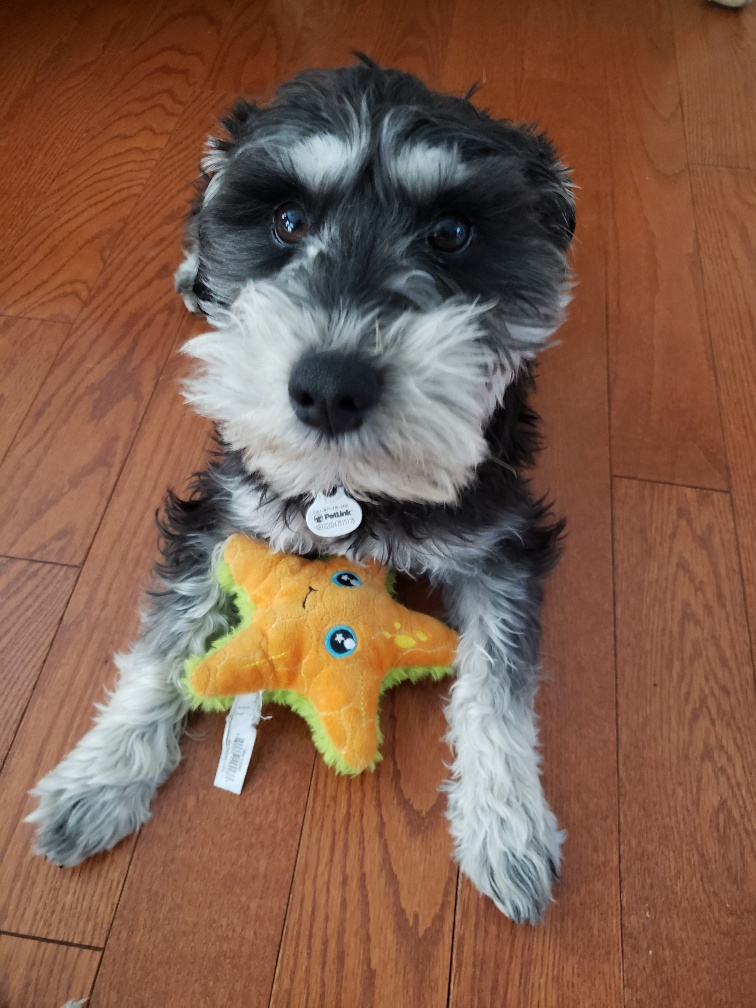
#> input picture Data/Animal_Data/Finn.jpg, 756 x 1008 px, found by its file name; its folder holds only this picture in this run
$ jupyter execute --allow-errors HuMoments.ipynb
#> lines starting #> are read from the running program, lines starting #| are printed output that depends on the picture; after the words box and inside, x2 and y2 are one past the last pixel; in counts of white or black regions, pixels touching at a corner belong together
[cell 1]
# This program is for the book "Digital Image Processing" by Dr. Mahmood Azimi-Sadjadi.
# Copyright Copyright (c) 2026 Yifan Yang and Dr. Mahmood Azimi-Sadjadi.
# Contact: mahmood.azimi-sadjadi@colostate.edu

[cell 2]
import numpy as np
import matplotlib.pyplot as plt
import scipy
import cv2
import os
from itertools import product
import pandas as pd

[cell 3]
# give colab access to google drive
from google.colab import drive
drive.mount('/content/drive')

work_path = '/content/drive/MyDrive/DigitalImageProcessing/'

[cell 4]
ImageNames = os.listdir(work_path + "Data/Animal_Data/")
BaseImages = {}
for file in ImageNames:
    # Read image using plt.imread (often returns float32, RGB if color)
    img_float = plt.imread(f"{work_path}Data/Animal_Data/{file}")
#> img_float is the input picture: shape (1008, 756, 3); mean R, G, B 128.8, 94.2, 76

    # Convert to uint8 (expected by OpenCV functions)
    img_uint8 = (img_float * 255).astype(np.uint8)

    # Check if image is 3-channel (color) and convert to grayscale if needed
    if img_uint8.ndim == 3:
        # plt.imread loads as RGB, so convert from RGB to GRAY
        gray_img = cv2.cvtColor(img_uint8, cv2.COLOR_RGB2GRAY)
    else:
        # Already a grayscale image (2D)
        gray_img = img_uint8

    BaseImages[os.path.splitext(file)[0]] = gray_img

BaseHuMoments = {name: cv2.HuMoments(cv2.moments(img)) for name, img in BaseImages.items()}
#> BaseHuMoments = {'Finn': [0.00117, 1.29e-07, 6.83e-12, 1.19e-11, 7.66e-23, 2.76e-15, -7.5e-23]}

[cell 5]
HuVar = np.var(list(BaseHuMoments.values()), axis=0)
#> HuVar = [0, 0, 0, 0, 0, 0, 0]
HuMean = np.mean(list(BaseHuMoments.values()), axis=0)
#> HuMean = [0.00117, 1.29e-07, 6.83e-12, 1.19e-11, 7.66e-23, 2.76e-15, -7.5e-23]
for name, moments in BaseHuMoments.items():
    plt.plot(np.arange(len(moments))+1, (moments - HuMean) / np.sqrt(HuVar), label=name)
#> this loop made 1 pass
#> name on pass 1: 'Finn'
plt.xlabel("Moment #")
plt.grid()
plt.legend()
plt.show()

[cell 6]
plt.figure(figsize=(6,3))
for name, moments in BaseHuMoments.items():
    plt.semilogy(np.arange(len(moments))+1, np.abs(moments), label=name)
plt.xlabel("Moment #")
plt.ylabel("Magnitude")
plt.grid()
plt.legend()
plt.show()

[cell 7]
plt.figure(figsize=(6,3))
for name, moments in BaseHuMoments.items():
    plt.plot(np.arange(len(moments))+1, -np.sign(moments) * np.log(np.abs(moments)), label=name)
plt.xlabel("Moment #")
plt.ylabel("Log-magnitude")
plt.legend(ncol=2)
plt.grid()
plt.show()

# Rotation

[cell 8]
# Rotate 20 degrees
Rot20Images = {}
for name, img in BaseImages.items():
    # Get image dimensions
    (h, w) = img.shape[:2]
    # Calculate the center of the image
    center = (w // 2, h // 2)

    # Define the rotation matrix
    angle = 20
    M = cv2.getRotationMatrix2D(center, angle, 1.0)

    # Perform the rotation
    rotated_img = cv2.warpAffine(img, M, (w, h))

    # Ensure the image is binary (0 or 1) after rotation for consistency with original intent
    # Apply a threshold to make it binary again, as rotation can introduce intermediate values
    _, binary_rotated_img = cv2.threshold(rotated_img, 127, 255, cv2.THRESH_BINARY)
    Rot20Images[name] = binary_rotated_img
#> this loop made 1 pass
#> (name, h, w, center, angle, M) on pass 1: ('Finn', 1008, 756, (378, 504), 20, [[0.94, 0.342, -149.6], [-0.342, 0.94, 159.7]])
#> pass 1, `_, binary_rotated_img = cv2.threshold(rotated_img, 127, 255, cv2.THRES..`:
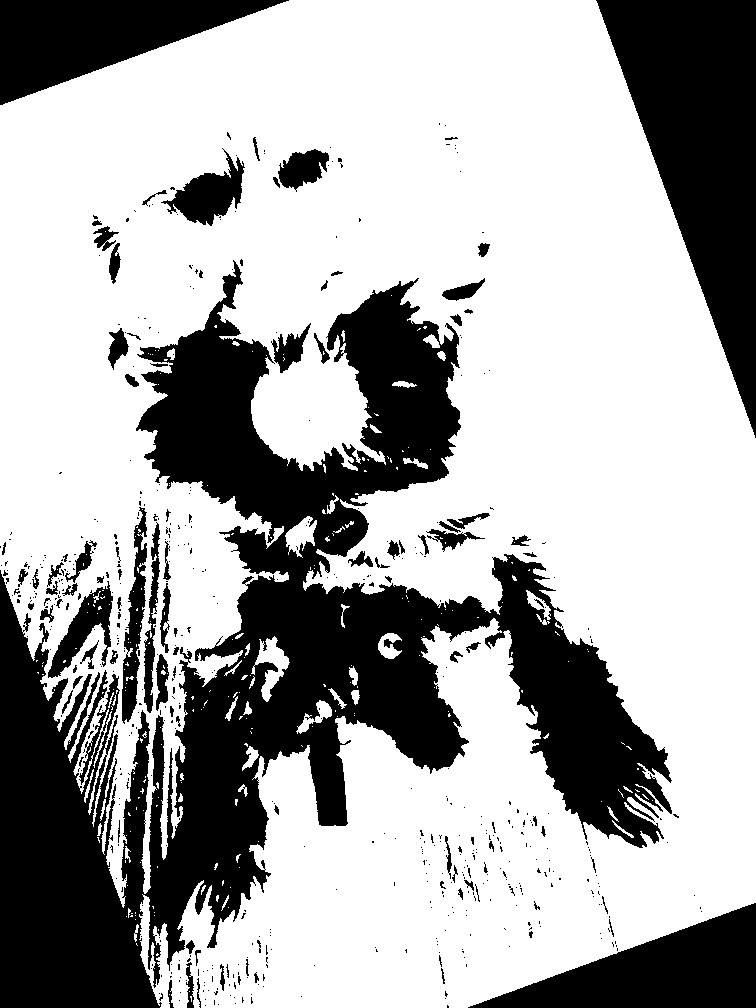
#> binary_rotated_img: shape (1008, 756); 66.8% white; 583 black regions (484 under 20 px), largest, box (x1, y1, x2, y2) and area: (0, 260, 672, 1008) 167606, (596, 0, 756, 438) 35052, (0, 0, 289, 105) 15293
#> after the loop, Rot20Images = 1 item

Rot20HuMoments = {name: cv2.HuMoments(cv2.moments(img)) for name, img in Rot20Images.items()}
#> Rot20HuMoments = {'Finn': [0.000956, 1.04e-07, 1.55e-11, 1.15e-11, 5.24e-23, 1.77e-15, -1.43e-22]}

[cell 9]
for name, moments in Rot20HuMoments.items():
    plt.plot(-np.sign(moments) * np.log(np.abs(moments)), label=name)
plt.grid()
plt.legend()
plt.show()

[cell 10]
def EuclideanDistances(x_moments, y_moments):
    distances = np.zeros((len(x_moments.keys()), len(y_moments.keys())))
    for (i, n1), (j, n2) in  product(enumerate(x_moments.keys()), enumerate(y_moments.keys())):
        x_mom = -np.sign(x_moments[n1]) * np.log(np.abs(x_moments[n1]))
        y_mom = -np.sign(y_moments[n2]) * np.log(np.abs(y_moments[n2]))
        distances[i,j] = np.sqrt(np.sum(((x_mom - y_mom))**2))
    return {"dist": distances, "x_labels": list(x_moments.keys()), "y_labels": list(y_moments.keys())}

#> (a cell that did not finish here is left out)

#> (a cell that did not finish here is left out)

#> (a cell that did not finish here is left out)

# Shift

[cell 14]
ShiftedImages = {}
for name, img in BaseImages.items():
    # Define the translation matrix
    tx = 10  # Shift by 10 pixels in x-direction
    ty = 5   # Shift by 5 pixels in y-direction
    M = np.float32([[1, 0, tx], [0, 1, ty]])

    # Get image dimensions
    (h, w) = img.shape[:2]

    # Perform the translation
    shifted_img = cv2.warpAffine(img, M, (w, h))

    # Ensure the image is binary after shifting for consistency
    _, binary_shifted_img = cv2.threshold(shifted_img, 127, 255, cv2.THRESH_BINARY)
    ShiftedImages[name] = binary_shifted_img
#> this loop made 1 pass
#> (name, tx, ty, M, h, w) on pass 1: ('Finn', 10, 5, [[1, 0, 10], [0, 1, 5]], 1008, 756)
#> after the loop, ShiftedImages = 1 item

ShiftedHuMoments = {name: cv2.HuMoments(cv2.moments(img)) for name, img in ShiftedImages.items()}
#> ShiftedHuMoments = {'Finn': [0.000957, 8.96e-08, 9.43e-12, 7.66e-12, 8.91e-24, 4.56e-16, -6.45e-23]}

[cell 15]
for name, moments in ShiftedHuMoments.items():
    plt.plot(-np.sign(moments) * np.log(np.abs(moments)), label=name)
plt.grid()
plt.legend()
plt.show()

#> (a cell that did not finish here is left out)

#Zoom-out

[cell 17]
ZoomOutImages = {}
for name, img in BaseImages.items():
    # Get image dimensions
    (h, w) = img.shape[:2]

    # Define zoom out factor (e.g., 0.8 means 80% of original size)
    zoom_factor = 0.8
    new_w, new_h = int(w * zoom_factor), int(h * zoom_factor)

    # Resize the image
    resized_img = cv2.resize(img, (new_w, new_h), interpolation=cv2.INTER_AREA)

    # Create a new blank canvas of original size
    zoomed_out_canvas = np.zeros((h, w), dtype=np.uint8)

    # Calculate position to center the resized image
    x_offset = (w - new_w) // 2
    y_offset = (h - new_h) // 2

    # Place the resized image onto the center of the canvas
    zoomed_out_canvas[y_offset:y_offset + new_h, x_offset:x_offset + new_w] = resized_img

    # Ensure the image is binary after zoom out for consistency
    _, binary_zoomed_img = cv2.threshold(zoomed_out_canvas, 127, 255, cv2.THRESH_BINARY)
    ZoomOutImages[name] = binary_zoomed_img
#> this loop made 1 pass
#> (name, h, w, zoom_factor, new_w, new_h, x_offset, y_offset) on pass 1: ('Finn', 1008, 756, 0.8, 604, 806, 76, 101)
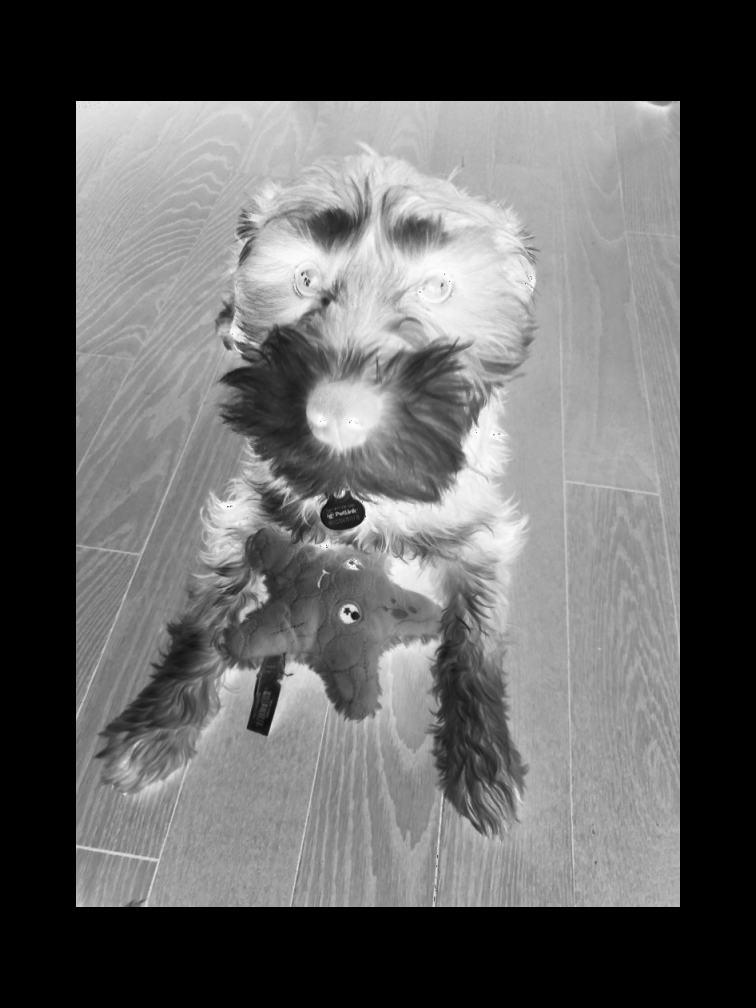
#> zoomed_out_canvas: shape (1008, 756); min 0, max 255, mean 98.1
#> after the loop, ZoomOutImages = 1 item

ZoomOutHuMoments = {name: cv2.HuMoments(cv2.moments(img)) for name, img in ZoomOutImages.items()}
#> ZoomOutHuMoments = {'Finn': [0.000948, 8.47e-08, 8.48e-12, 6.97e-12, 5.77e-25, 2.01e-16, -5.36e-23]}

[cell 18]
for name, moments in ZoomOutHuMoments.items():
    plt.plot(-np.sign(moments) * np.log(np.abs(moments)), label=name)
plt.grid()
plt.legend()
plt.show()

#> (a cell that did not finish here is left out)

# Gaussian Noise

[cell 20]
def add_gaussian_noise_and_binarize(image, mean=0, sigma=30, threshold_val=127):
    """
    Adds Gaussian noise to an image and then binarizes it.
    Args:
        image (np.ndarray): The input image (expected uint8, 0 or 255).
        mean (float): Mean of the Gaussian noise.
        sigma (float): Standard deviation of the Gaussian noise (controls noise level).
        threshold_val (int): Threshold value for binarization.
    Returns:
        np.ndarray: The binarized noisy image (uint8, 0 or 255).
    """
    # Convert image to float for noise addition
    image_float = image.astype(np.float32)

    # Generate Gaussian noise
    gaussian_noise = np.random.normal(mean, sigma, image.shape).astype(np.float32)

    # Add noise and clip values to be within [0, 255]
    noisy_image = image_float + gaussian_noise
    noisy_image = np.clip(noisy_image, 0, 255)

    # Binarize the noisy image using the threshold_val
    _, binary_noisy_image = cv2.threshold(noisy_image.astype(np.uint8), threshold_val, 255, cv2.THRESH_BINARY)
    return binary_noisy_image

[cell 21]
Noise5dBImages = {}
# Using a sigma value for 5dB noise (higher sigma means more noise)
sigma_5dB = 30 # This value can be tuned

for name, img in BaseImages.items():
    noisy_img = add_gaussian_noise_and_binarize(img, sigma=sigma_5dB)
    Noise5dBImages[name] = noisy_img
#> this loop made 1 pass
#> pass 1, in add_gaussian_noise_and_binarize, `noisy_image = image_float + gaussian_noise`:
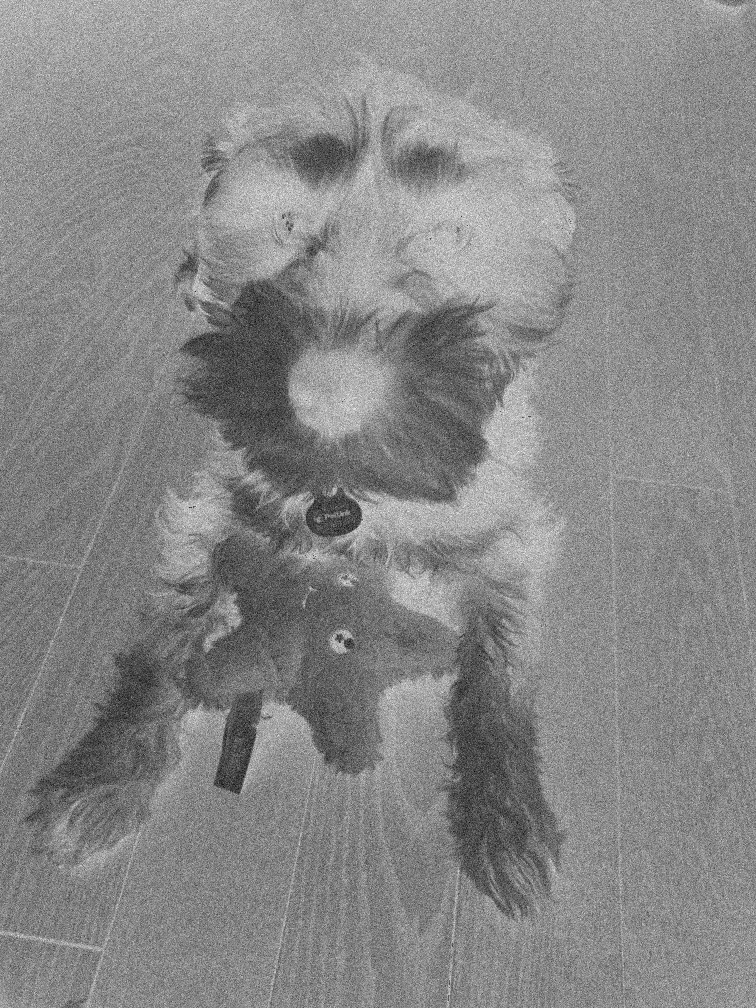
#> noisy_image: shape (1008, 756) float32; min -91.5, max 369.2, mean 153.6; drawn with min black and max white
#> after the loop, Noise5dBImages = 1 item

Noise5dBHuMoments = {name: cv2.HuMoments(cv2.moments(img)) for name, img in Noise5dBImages.items()}
#> Noise5dBHuMoments = {'Finn': [0.00103, 1.02e-07, 1.18e-11, 1.53e-11, 9.03e-23, 2.2e-15, -1.84e-22]}

[cell 22]
for name, moments in Noise5dBHuMoments.items():
    plt.plot(-np.sign(moments) * np.log(np.abs(moments)), label=name)
plt.grid()
plt.legend()
plt.show()

#> (a cell that did not finish here is left out)

[cell 24]
Noise10dBImages = {}
# Using a sigma value for 5dB noise (higher sigma means more noise)
sigma_10dB = 100

for name, img in BaseImages.items():
    noisy_img = add_gaussian_noise_and_binarize(img, sigma=sigma_10dB)
    Noise5dBImages[name] = noisy_img
#> this loop made 1 pass
#> pass 1, in add_gaussian_noise_and_binarize (call 2), `_, binary_noisy_image = cv2.threshold(noisy_image.astype(np.uint8), th..`:
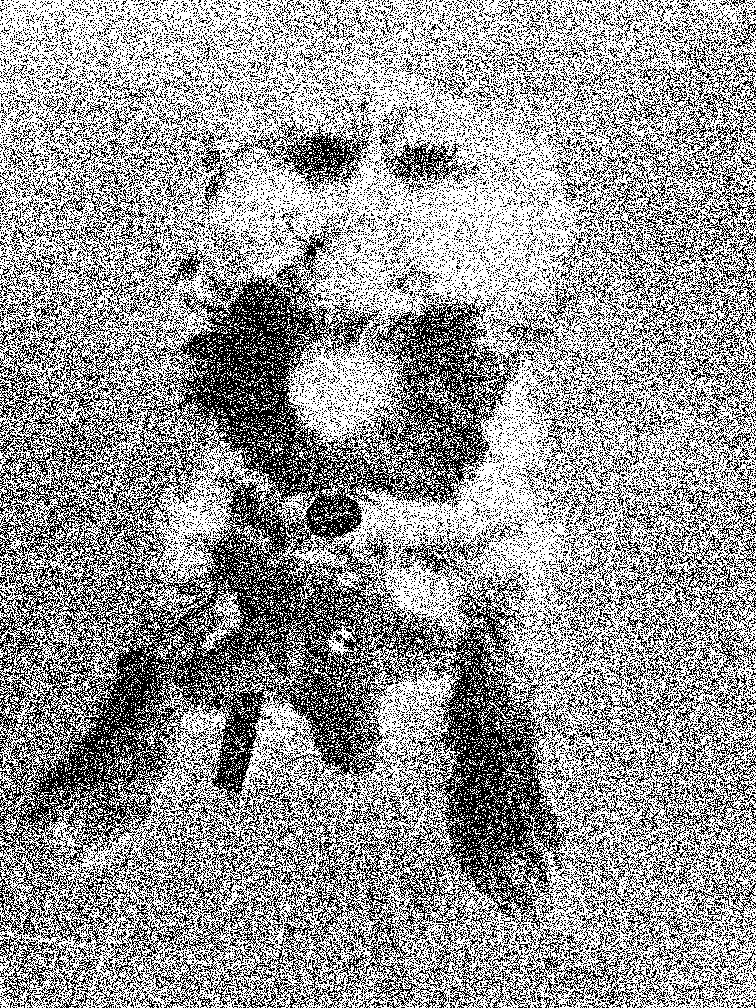
#> binary_noisy_image: shape (1008, 756); 59.5% white; black in thin lines or dots

Noise10dBHuMoments = {name: cv2.HuMoments(cv2.moments(img)) for name, img in Noise5dBImages.items()}
#> Noise10dBHuMoments = {'Finn': [0.00119, 1.31e-07, 6.06e-12, 1.03e-11, 5.59e-23, 2.35e-15, -5.99e-23]}

[cell 25]
for name, moments in Noise10dBHuMoments.items():
    plt.plot(-np.sign(moments) * np.log(np.abs(moments)), label=name)
plt.grid()
plt.legend()
plt.show()

#> (a cell that did not finish here is left out)

# Occlude

[cell 27]
OccludeImages = {}
for name, img in BaseImages.items():
    # Get image dimensions
    (h, w) = img.shape[:2]

    # Create a copy of the image to occlude
    occluded_img = img.copy()

    # Define the occlusion rectangle (e.g., a central square of 30% of image size)
    occlusion_width = int(w * 0.3)
    occlusion_height = int(h * 0.3)

    # Calculate top-left and bottom-right corners for the rectangle
    x_start = (w - occlusion_width) // 2
    y_start = (h - occlusion_height) // 2
    x_end = x_start + occlusion_width
    y_end = y_start + occlusion_height

    # Draw a black rectangle to occlude the central part of the image
    cv2.rectangle(occluded_img, (x_start, y_start), (x_end, y_end), 0, -1) # 0 for black, -1 for filled

    # Ensure the image is binary after occlusion for consistency
    _, binary_occluded_img = cv2.threshold(occluded_img, 127, 255, cv2.THRESH_BINARY)
    OccludeImages[name] = binary_occluded_img
#> this loop made 1 pass
#> (name, h, w, occlusion_width, occlusion_height, x_start, y_start, x_end) on pass 1: ('Finn', 1008, 756, 226, 302, 265, 353, 491)
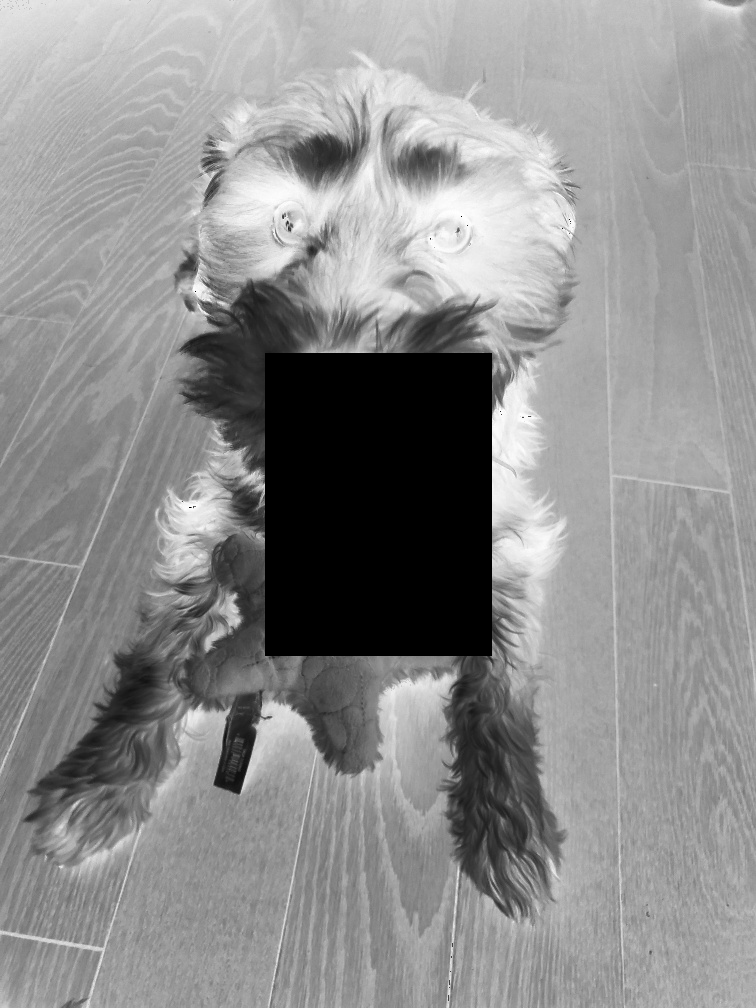
#> occluded_img: shape (1008, 756); min 0, max 255, mean 141.5
#> after the loop, OccludeImages = 1 item

OccludeHuMoments = {name: cv2.HuMoments(cv2.moments(img)) for name, img in OccludeImages.items()}
#> OccludeHuMoments = {'Finn': [0.00105, 1.03e-07, 1.17e-11, 1.03e-11, 5.94e-24, 4.35e-16, -1.13e-22]}

[cell 28]
for name, moments in OccludeHuMoments.items():
    plt.plot(-np.sign(moments) * np.log(np.abs(moments)), label=name)
plt.grid()
plt.legend()
plt.show()
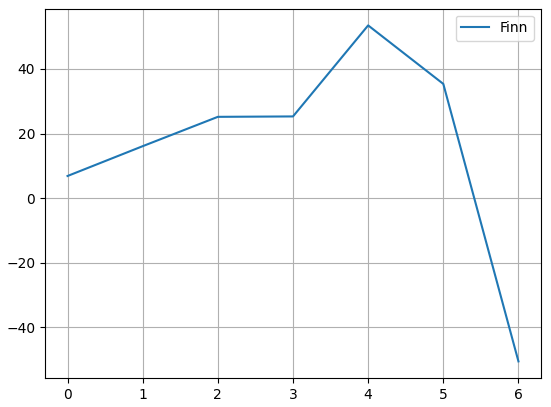
#> figure drawn by matplotlib, 1 panel

#> (a cell that did not finish here is left out)

#> in EuclideanDistances, `distances = np.zeros((len(x_moments.keys()), len(y_moments.keys())))`: distances = [0]
#> the loop in EuclideanDistances, `for (i, n1), (j, n2) in  product(enumerate(x_moments.keys()), enumerat..` made 1 pass
#> (n1, j, n2, x_mom, y_mom) on pass 1: ('Finn', 0, 'Finn', [6.86, 16.09, 25.17, 25.3, 53.48, 35.37, -50.54], [6.75, 15.86, 25.71, 25.16, 50.92, 33.52, -50.94])
#> after the loop in EuclideanDistances, `for (i, n1), (j, n2) in  product(enumerate(x_moments.keys()), enumerat..`: distances = [3.24]
